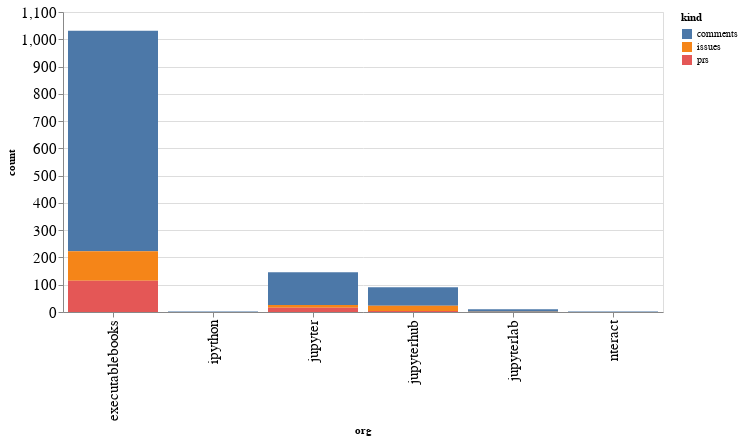

Notebook code cell kept with this figure:
### Code cell
alt.Chart(org_summaries, width=600).mark_bar().encode(
    x='org',
    y='count',
    color='kind',
    tooltip="org"
)

### Figure 1 — Vega-Lite specification as saved in the notebook (floating-point values rounded to 4 significant figures)
{"config": {"axisLeft": {"labelFontSize": 15}, "axisBottom": {"labelFontSize": 15}}, "data": {"name": "data-de0172229bb3b12378a7dbbbe7c22bb8"}, "mark": "bar", "encoding": {"color": {"type": "nominal", "field": "kind"}, "tooltip": {"type": "nominal", "field": "org"}, "x": {"type": "nominal", "field": "org"}, "y": {"type": "quantitative", "field": "count"}}, "width": 600, "$schema": "https://vega.github.io/schema/vega-lite/v4.8.1.json", "datasets": {"data-de0172229bb3b12378a7dbbbe7c22bb8": [{"org": "executablebooks", "kind": "comments", "count": 808}, {"org": "executablebooks", "kind": "issues", "count": 108}, {"org": "executablebooks", "kind": "prs", "count": 115}, {"org": "ipython", "kind": "comments", "count": 2}, {"org": "jupyter", "kind": "comments", "count": 120}, {"org": "jupyter", "kind": "issues", "count": 10}, {"org": "jupyter", "kind": "prs", "count": 16}, {"org": "jupyterhub", "kind": "comments", "count": 68}, {"org": "jupyterhub", "kind": "issues", "count": 19}, {"org": "jupyterhub", "kind": "prs", "count": 4}, {"org": "jupyterlab", "kind": "comments", "count": 9}, {"org": "jupyterlab", "kind": "issues", "count": 1}, {"org": "nteract", "kind": "comments", "count": 2}]}}
